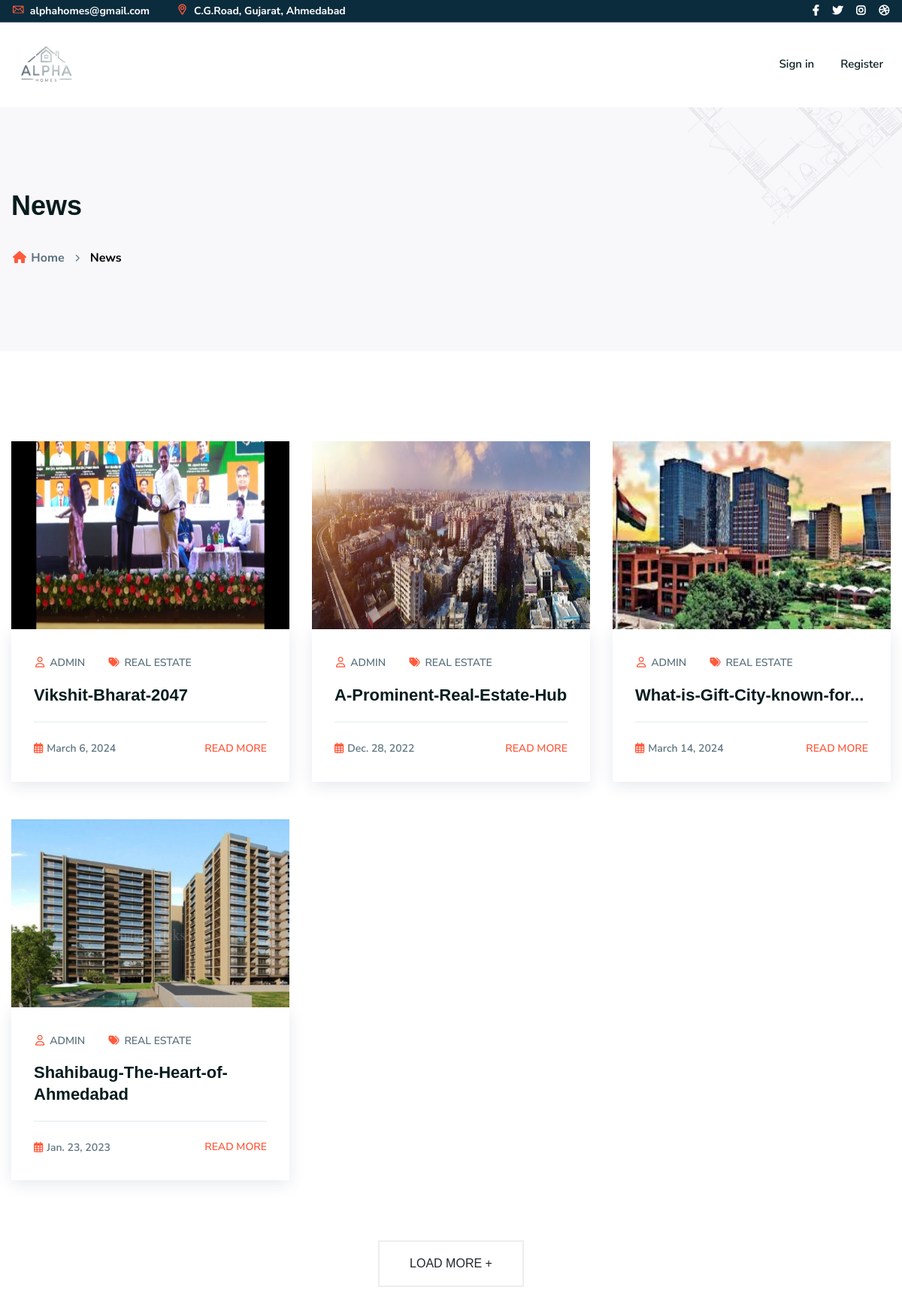
/News, run on the app's committed database.
### first/models.py (models this page shows)
class NewsDetails(models.Model):
    News_type = models.CharField(max_length=30, default="REAL ESTATE")
    News_Title = models.CharField(max_length=150)
    News_By = models.CharField(max_length=20, default="ADMIN")
    News_Date = models.DateField()
    News_paragraph = models.CharField(max_length=1500)
    News_paragraph_2 = models.CharField(max_length=1500)
    News_img = models.ImageField(upload_to='news-images',default="newsimages")
    News_Sub_Title = models.CharField(max_length=150)
    News_paragraph_3 = models.CharField(max_length=1500)
    News_Sub_Title_2 = models.CharField(max_length=150)
    News_paragraph_4 = models.CharField(max_length=1500)
    News_paragraph_5 = models.CharField(max_length=1500)
    Img_news = models.ImageField(upload_to='news-images',default="newsimages")
    News_paragraph_6 = models.CharField(max_length=1500)
    News_paragraph_7 = models.CharField(max_length=1500)

### first/views.py (the view)
# urls.py: path('News', views.blog, name='blog-grid.html'),
def blog(request):
    news = NewsDetails.objects.all()
    return render(request,"blog-grid.html",{'news':news})

### templates/blog-grid.html (shortened to what this page needs)
{% extends 'other-ft-ht.html' %}
{% load static %}
{% block content %}
    <div class="ltn__breadcrumb-area text-left bg-overlay-white-30 bg-image "  data-bs-bg="{% static 'img/bg/14.jpg' %}">
        <div class="container">
            <div class="row">
                <div class="col-lg-12">
                    <div class="ltn__breadcrumb-inner">
                        <h1 class="page-title">News</h1>
                        <div class="ltn__breadcrumb-list">
                            <ul>
                                <li><a href="index.html"><span class="ltn__secondary-color"><i class="fas fa-home"></i></span> Home</a></li>
                                <li>News</li>
                            </ul>
                        </div>
                    </div>
                </div>
            </div>
        </div>
    </div>
    <div class="ltn__blog-area ltn__blog-item-3-normal mb-100">
        <div class="container">
            <div class="row">
                {% for News in news %}
                <div class="col-lg-4 col-sm-6 col-12">
                    <div class="ltn__blog-item ltn__blog-item-3">
                        <div class="ltn__blog-img">
                            <a href="#"><img src="{{News.News_img}}" alt="#"></a>
                        </div>
                        <div class="ltn__blog-brief">
                            <div class="ltn__blog-meta">
                                <ul>
                                    <li class="ltn__blog-author">
                                        <a href="#"><i class="far fa-user"></i>{{News.News_By}}</a>
                                    </li>
                                    <li class="ltn__blog-tags">
                                        <a href="#"><i class="fas fa-tags"></i>{{News.News_type}}</a>
                                    </li>
                                </ul>
                            </div>
                            <h3 class="ltn__blog-title"><a href="Newsdetails\{{News.News_Title}}">{{News.News_Title}}</a></h3>
                            <div class="ltn__blog-meta-btn">
                                <div class="ltn__blog-meta">
                                    <ul>
                                        <li class="ltn__blog-date"><i class="far fa-calendar-alt"></i>{{News.News_Date}}</li>
                                    </ul>
                                </div>
                                <div class="ltn__blog-btn">
                                    <a href="Newsdetails\{{News.News_Title}}">Read more</a>
                                </div>
                            </div>
                        </div>
                    </div>
                </div>
                {% endfor %}
            </div>
            <div class="row">
                <div class="btn-wrapper text-center">
                    <a href="#" class="btn btn-transparent btn-effect-3 btn-border">LOAD MORE +</a>
                </div>
            </div>
        </div>
    </div>
    {% endblock content %}

### static/css/responsive.css (style rules this page uses)
@media (min-width: 1200px) { .container { max-width: 1200px; } }

### data on the page
NewsDetails: News_img (picture), News_By "ADMIN", News_type "REAL ESTATE", News_Title "Vikshit-Bharat-2047", News_Date "March 6, 2024"
NewsDetails: News_img (picture), News_By "ADMIN", News_type "REAL ESTATE", News_Title "A-Prominent-Real-Estate-Hub", News_Date "Dec. 28, 2022"
NewsDetails: News_img (picture), News_By "ADMIN", News_type "REAL ESTATE", News_Title "What-is-Gift-City-known-for...", News_Date "March 14, 2024"
NewsDetails: News_img (picture), News_By "ADMIN", News_type "REAL ESTATE", News_Title "Shahibaug-The-Heart-of-Ahmedabad", News_Date "Jan. 23, 2023"
